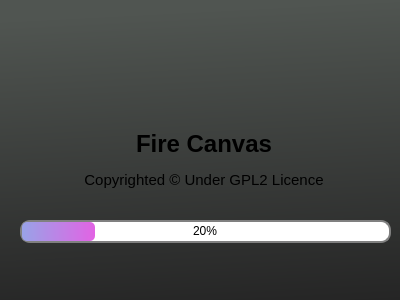
<?xml version="1.0" encoding="UTF-8"?>
<ui version="4.0">
 <class>launcherFrame</class>
 <widget class="QWidget" name="launcherFrame">
  <property name="geometry">
   <rect>
    <x>0</x>
    <y>0</y>
    <width>400</width>
    <height>300</height>
   </rect>
  </property>
  <property name="sizePolicy">
   <sizepolicy hsizetype="Fixed" vsizetype="Preferred">
    <horstretch>0</horstretch>
    <verstretch>0</verstretch>
   </sizepolicy>
  </property>
  <property name="minimumSize">
   <size>
    <width>300</width>
    <height>200</height>
   </size>
  </property>
  <property name="maximumSize">
   <size>
    <width>400</width>
    <height>300</height>
   </size>
  </property>
  <property name="cursor">
   <cursorShape>WaitCursor</cursorShape>
  </property>
  <property name="windowTitle">
   <string>Form</string>
  </property>
  <property name="styleSheet">
   <string notr="true">QWidget#launcherFrame{
background-color:qlineargradient(spread:pad, x1:0.93, y1:0, x2:1, y2:1, stop:0 rgba(80, 85, 81, 255), stop:1 rgba(37, 37, 37, 255))
}
QLabel#logoImg{
	width:100px;
	height:100px;
}
QProgressBar {
    border: 2px solid grey;
    border-radius: 10px;
}
QProgressBar::chunk {
    
	background-color: qlineargradient(spread:pad, x1:0.025974, y1:0.636, x2:1, y2:0.642, stop:0 rgba(154, 161, 231, 255), stop:1 rgba(226, 99, 228, 255));
	border-radius:5px;
}</string>
  </property>
  <widget class="QLabel" name="bgwaveLabel">
   <property name="geometry">
    <rect>
     <x>-7</x>
     <y>3</y>
     <width>411</width>
     <height>161</height>
    </rect>
   </property>
   <property name="styleSheet">
    <string notr="true">color:rgb(32, 80, 255);</string>
   </property>
   <property name="text">
    <string/>
   </property>
   <property name="pixmap">
    <pixmap>../../../../../../../../../home/ray/code/Launcher_wf/img_assests/Vector.png</pixmap>
   </property>
   <property name="scaledContents">
    <bool>true</bool>
   </property>
  </widget>
  <widget class="QLabel" name="logoImgLabel">
   <property name="geometry">
    <rect>
     <x>130</x>
     <y>30</y>
     <width>150</width>
     <height>101</height>
    </rect>
   </property>
   <property name="maximumSize">
    <size>
     <width>150</width>
     <height>150</height>
    </size>
   </property>
   <property name="text">
    <string/>
   </property>
   <property name="pixmap">
    <pixmap>../../../../../../../../../home/ray/code/Launcher_wf/img_assests/Rectangle 3.png</pixmap>
   </property>
   <property name="scaledContents">
    <bool>false</bool>
   </property>
   <property name="alignment">
    <set>Qt::AlignCenter</set>
   </property>
   <property name="wordWrap">
    <bool>false</bool>
   </property>
   <property name="margin">
    <number>0</number>
   </property>
   <property name="indent">
    <number>0</number>
   </property>
  </widget>
  <widget class="QLabel" name="titleLabel">
   <property name="geometry">
    <rect>
     <x>10</x>
     <y>130</y>
     <width>388</width>
     <height>28</height>
    </rect>
   </property>
   <property name="text">
    <string>&lt;html&gt;&lt;head/&gt;&lt;body&gt;&lt;p align=&quot;center&quot;&gt;&lt;span style=&quot; font-size:18pt; font-weight:600;&quot;&gt;Fire Canvas&lt;/span&gt;&lt;/p&gt;&lt;/body&gt;&lt;/html&gt;</string>
   </property>
   <property name="scaledContents">
    <bool>false</bool>
   </property>
   <property name="alignment">
    <set>Qt::AlignCenter</set>
   </property>
  </widget>
  <widget class="QLabel" name="infoLabel">
   <property name="geometry">
    <rect>
     <x>10</x>
     <y>170</y>
     <width>388</width>
     <height>20</height>
    </rect>
   </property>
   <property name="text">
    <string>&lt;html&gt;&lt;head/&gt;&lt;body&gt;&lt;p&gt;&lt;span style=&quot; font-size:11pt;&quot;&gt;Copyrighted ©️ Under GPL2 Licence&lt;/span&gt;&lt;/p&gt;&lt;/body&gt;&lt;/html&gt;</string>
   </property>
   <property name="alignment">
    <set>Qt::AlignCenter</set>
   </property>
   <property name="textInteractionFlags">
    <set>Qt::LinksAccessibleByMouse|Qt::TextSelectableByMouse</set>
   </property>
  </widget>
  <widget class="QProgressBar" name="progressBar">
   <property name="enabled">
    <bool>true</bool>
   </property>
   <property name="geometry">
    <rect>
     <x>20</x>
     <y>220</y>
     <width>371</width>
     <height>23</height>
    </rect>
   </property>
   <property name="acceptDrops">
    <bool>false</bool>
   </property>
   <property name="autoFillBackground">
    <bool>false</bool>
   </property>
   <property name="value">
    <number>20</number>
   </property>
   <property name="alignment">
    <set>Qt::AlignCenter</set>
   </property>
   <property name="textVisible">
    <bool>true</bool>
   </property>
   <property name="invertedAppearance">
    <bool>false</bool>
   </property>
   <property name="textDirection">
    <enum>QProgressBar::TopToBottom</enum>
   </property>
  </widget>
 </widget>
 <resources/>
 <connections/>
</ui>
